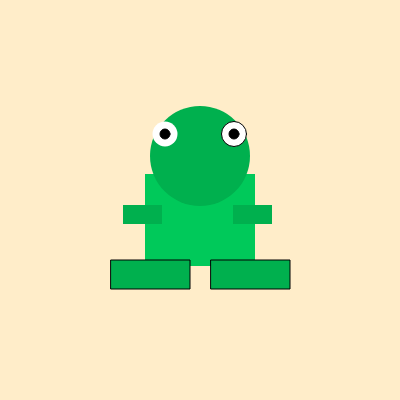
Frame 1 (no input)
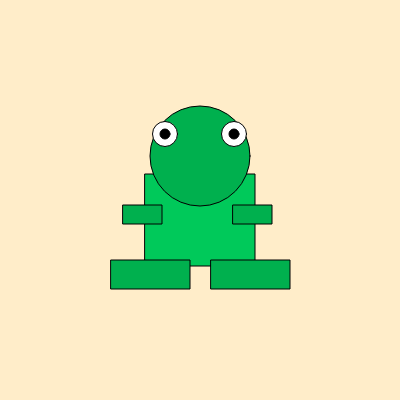
Frame 60 (no input)
Frame 120 (the mouse pressed at the canvas centre since frame 60): identical to frame 60, image omitted

The p5.js sketch that drew these frames (run headless with seeded random() and noise() and a simulated clock; from frame 60 on, the mouse is pressed at the canvas centre):

// p5.js sketch
// ── sketch.js
function setup() {
  createCanvas(400, 400);
  strokeWeight(0);
}

function draw() {
	background('#ffedc9');
  
  
  fill('#00c95a');
  
  // body
  rect(145, 174, 110, 92);

      fill('#00b04e');
  
  // hands
  rect(123, 205, 39, 19);
  rect(233, 205, 39, 19);


    fill('#00b04e');
  
  // head
  circle(200, 156, 100)
  
  // left eye
  fill(255);
  circle(165, 134, 25);
  strokeWeight(1);
  fill(0);
  circle(165, 134, 10);
  
  // right eye
  fill(255);
  circle(234, 134, 25);
  fill(0);
  circle(234, 134, 10);
  
  
    fill('#00b04e');
  
  // legs
  rect(111, 260, 79, 29);
  rect(211, 260, 79, 29);

}
